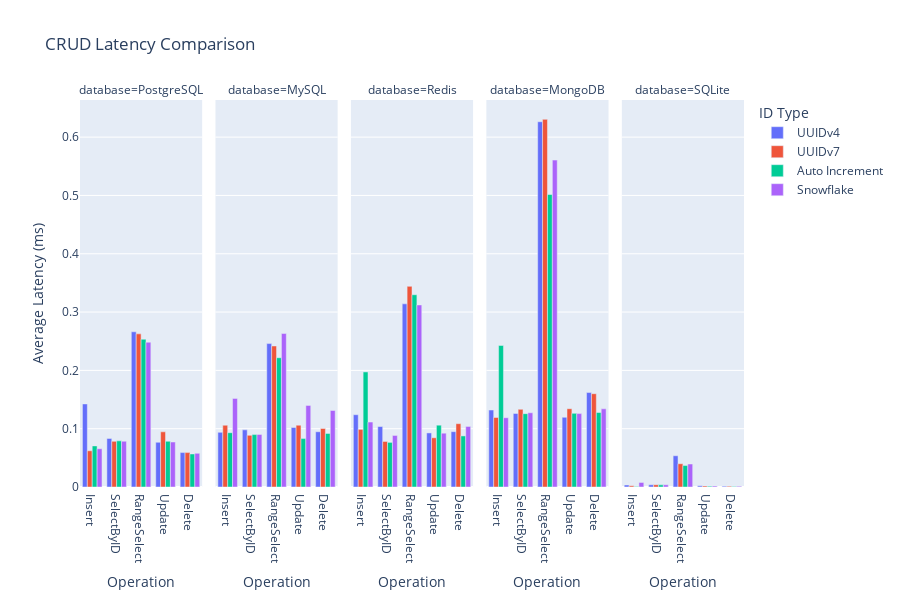

Source (notebook cell):
### Markdown cell above
## Visualization (Charts in English)
集計したデータを基に7種類の図表を生成する。

### Code cell
fig_crud_latency = px.bar(
    operation_df,
    x="operation",
    y="latency_mean_ms",
    color="id_type",
    barmode="group",
    facet_col="database",
    category_orders={"operation": OPERATION_TYPES},
    title="CRUD Latency Comparison",
    labels={"operation": "Operation", "latency_mean_ms": "Average Latency (ms)", "id_type": "ID Type"},
    height=600,
)
fig_crud_latency.show()

### Figure 1 — Plotly figure (JSON) as saved in the notebook; plotly's stock layout.template omitted (floating-point values rounded to 4 significant figures)
{"data": [{"alignmentgroup": "True", "hovertemplate": "ID Type=UUIDv4<br>database=PostgreSQL<br>Operation=%{x}<br>Average Latency (ms)=%{y}<extra></extra>", "legendgroup": "UUIDv4", "marker": {"color": "#636efa", "pattern": {"shape": ""}}, "name": "UUIDv4", "offsetgroup": "UUIDv4", "orientation": "v", "showlegend": true, "textposition": "auto", "type": "bar", "x": ["Insert", "SelectByID", "RangeSelect", "Update", "Delete"], "xaxis": "x", "y": [0.1425, 0.0833, 0.2662, 0.0767, 0.05905], "yaxis": "y"}, {"alignmentgroup": "True", "hovertemplate": "ID Type=UUIDv4<br>database=MySQL<br>Operation=%{x}<br>Average Latency (ms)=%{y}<extra></extra>", "legendgroup": "UUIDv4", "marker": {"color": "#636efa", "pattern": {"shape": ""}}, "name": "UUIDv4", "offsetgroup": "UUIDv4", "orientation": "v", "showlegend": false, "textposition": "auto", "type": "bar", "x": ["Insert", "SelectByID", "RangeSelect", "Update", "Delete"], "xaxis": "x2", "y": [0.0937, 0.09799, 0.2459, 0.102, 0.09474], "yaxis": "y2"}, {"alignmentgroup": "True", "hovertemplate": "ID Type=UUIDv4<br>database=Redis<br>Operation=%{x}<br>Average Latency (ms)=%{y}<extra></extra>", "legendgroup": "UUIDv4", "marker": {"color": "#636efa", "pattern": {"shape": ""}}, "name": "UUIDv4", "offsetgroup": "UUIDv4", "orientation": "v", "showlegend": false, "textposition": "auto", "type": "bar", "x": ["Insert", "SelectByID", "RangeSelect", "Update", "Delete"], "xaxis": "x3", "y": [0.124, 0.1037, 0.3141, 0.09274, 0.09489], "yaxis": "y3"}, {"alignmentgroup": "True", "hovertemplate": "ID Type=UUIDv4<br>database=MongoDB<br>Operation=%{x}<br>Average Latency (ms)=%{y}<extra></extra>", "legendgroup": "UUIDv4", "marker": {"color": "#636efa", "pattern": {"shape": ""}}, "name": "UUIDv4", "offsetgroup": "UUIDv4", "orientation": "v", "showlegend": false, "textposition": "auto", "type": "bar", "x": ["Insert", "SelectByID", "RangeSelect", "Update", "Delete"], "xaxis": "x4", "y": [0.132, 0.1261, 0.6264, 0.1195, 0.162], "yaxis": "y4"}, {"alignmentgroup": "True", "hovertemplate": "ID Type=UUIDv4<br>database=SQLite<br>Operation=%{x}<br>Average Latency (ms)=%{y}<extra></extra>", "legendgroup": "UUIDv4", "marker": {"color": "#636efa", "pattern": {"shape": ""}}, "name": "UUIDv4", "offsetgroup": "UUIDv4", "orientation": "v", "showlegend": false, "textposition": "auto", "type": "bar", "x": ["Insert", "SelectByID", "RangeSelect", "Update", "Delete"], "xaxis": "x5", "y": [0.003474, 0.003821, 0.05357, 0.001986, 0.001415], "yaxis": "y5"}, {"alignmentgroup": "True", "hovertemplate": "ID Type=UUIDv7<br>database=PostgreSQL<br>Operation=%{x}<br>Average Latency (ms)=%{y}<extra></extra>", "legendgroup": "UUIDv7", "marker": {"color": "#EF553B", "pattern": {"shape": ""}}, "name": "UUIDv7", "offsetgroup": "UUIDv7", "orientation": "v", "showlegend": true, "textposition": "auto", "type": "bar", "x": ["Insert", "SelectByID", "RangeSelect", "Update", "Delete"], "xaxis": "x", "y": [0.06212, 0.07828, 0.2626, 0.09463, 0.05895], "yaxis": "y"}, {"alignmentgroup": "True", "hovertemplate": "ID Type=UUIDv7<br>database=MySQL<br>Operation=%{x}<br>Average Latency (ms)=%{y}<extra></extra>", "legendgroup": "UUIDv7", "marker": {"color": "#EF553B", "pattern": {"shape": ""}}, "name": "UUIDv7", "offsetgroup": "UUIDv7", "orientation": "v", "showlegend": false, "textposition": "auto", "type": "bar", "x": ["Insert", "SelectByID", "RangeSelect", "Update", "Delete"], "xaxis": "x2", "y": [0.1059, 0.08861, 0.2419, 0.106, 0.1003], "yaxis": "y2"}, {"alignmentgroup": "True", "hovertemplate": "ID Type=UUIDv7<br>database=Redis<br>Operation=%{x}<br>Average Latency (ms)=%{y}<extra></extra>", "legendgroup": "UUIDv7", "marker": {"color": "#EF553B", "pattern": {"shape": ""}}, "name": "UUIDv7", "offsetgroup": "UUIDv7", "orientation": "v", "showlegend": false, "textposition": "auto", "type": "bar", "x": ["Insert", "SelectByID", "RangeSelect", "Update", "Delete"], "xaxis": "x3", "y": [0.09886, 0.07812, 0.3441, 0.08443, 0.1086], "yaxis": "y3"}, {"alignmentgroup": "True", "hovertemplate": "ID Type=UUIDv7<br>database=MongoDB<br>Operation=%{x}<br>Average Latency (ms)=%{y}<extra></extra>", "legendgroup": "UUIDv7", "marker": {"color": "#EF553B", "pattern": {"shape": ""}}, "name": "UUIDv7", "offsetgroup": "UUIDv7", "orientation": "v", "showlegend": false, "textposition": "auto", "type": "bar", "x": ["Insert", "SelectByID", "RangeSelect", "Update", "Delete"], "xaxis": "x4", "y": [0.1193, 0.1332, 0.6305, 0.1343, 0.16], "yaxis": "y4"}, {"alignmentgroup": "True", "hovertemplate": "ID Type=UUIDv7<br>database=SQLite<br>Operation=%{x}<br>Average Latency (ms)=%{y}<extra></extra>", "legendgroup": "UUIDv7", "marker": {"color": "#EF553B", "pattern": {"shape": ""}}, "name": "UUIDv7", "offsetgroup": "UUIDv7", "orientation": "v", "showlegend": false, "textposition": "auto", "type": "bar", "x": ["Insert", "SelectByID", "RangeSelect", "Update", "Delete"], "xaxis": "x5", "y": [0.002151, 0.003884, 0.03988, 0.001792, 0.001314], "yaxis": "y5"}, {"alignmentgroup": "True", "hovertemplate": "ID Type=Auto Increment<br>database=PostgreSQL<br>Operation=%{x}<br>Average Latency (ms)=%{y}<extra></extra>", "legendgroup": "Auto Increment", "marker": {"color": "#00cc96", "pattern": {"shape": ""}}, "name": "Auto Increment", "offsetgroup": "Auto Increment", "orientation": "v", "showlegend": true, "textposition": "auto", "type": "bar", "x": ["Insert", "SelectByID", "RangeSelect", "Update", "Delete"], "xaxis": "x", "y": [0.07048, 0.07915, 0.2534, 0.07843, 0.05663], "yaxis": "y"}, {"alignmentgroup": "True", "hovertemplate": "ID Type=Auto Increment<br>database=MySQL<br>Operation=%{x}<br>Average Latency (ms)=%{y}<extra></extra>", "legendgroup": "Auto Increment", "marker": {"color": "#00cc96", "pattern": {"shape": ""}}, "name": "Auto Increment", "offsetgroup": "Auto Increment", "orientation": "v", "showlegend": false, "textposition": "auto", "type": "bar", "x": ["Insert", "SelectByID", "RangeSelect", "Update", "Delete"], "xaxis": "x2", "y": [0.09314, 0.08989, 0.2217, 0.08303, 0.09194], "yaxis": "y2"}, {"alignmentgroup": "True", "hovertemplate": "ID Type=Auto Increment<br>database=Redis<br>Operation=%{x}<br>Average Latency (ms)=%{y}<extra></extra>", "legendgroup": "Auto Increment", "marker": {"color": "#00cc96", "pattern": {"shape": ""}}, "name": "Auto Increment", "offsetgroup": "Auto Increment", "orientation": "v", "showlegend": false, "textposition": "auto", "type": "bar", "x": ["Insert", "SelectByID", "RangeSelect", "Update", "Delete"], "xaxis": "x3", "y": [0.1973, 0.07652, 0.3297, 0.106, 0.08762], "yaxis": "y3"}, {"alignmentgroup": "True", "hovertemplate": "ID Type=Auto Increment<br>database=MongoDB<br>Operation=%{x}<br>Average Latency (ms)=%{y}<extra></extra>", "legendgroup": "Auto Increment", "marker": {"color": "#00cc96", "pattern": {"shape": ""}}, "name": "Auto Increment", "offsetgroup": "Auto Increment", "orientation": "v", "showlegend": false, "textposition": "auto", "type": "bar", "x": ["Insert", "SelectByID", "RangeSelect", "Update", "Delete"], "xaxis": "x4", "y": [0.2427, 0.1258, 0.5016, 0.1263, 0.1277], "yaxis": "y4"}, {"alignmentgroup": "True", "hovertemplate": "ID Type=Auto Increment<br>database=SQLite<br>Operation=%{x}<br>Average Latency (ms)=%{y}<extra></extra>", "legendgroup": "Auto Increment", "marker": {"color": "#00cc96", "pattern": {"shape": ""}}, "name": "Auto Increment", "offsetgroup": "Auto Increment", "orientation": "v", "showlegend": false, "textposition": "auto", "type": "bar", "x": ["Insert", "SelectByID", "RangeSelect", "Update", "Delete"], "xaxis": "x5", "y": [0.001024, 0.003666, 0.0368, 0.001477, 0.001043], "yaxis": "y5"}, {"alignmentgroup": "True", "hovertemplate": "ID Type=Snowflake<br>database=PostgreSQL<br>Operation=%{x}<br>Average Latency (ms)=%{y}<extra></extra>", "legendgroup": "Snowflake", "marker": {"color": "#ab63fa", "pattern": {"shape": ""}}, "name": "Snowflake", "offsetgroup": "Snowflake", "orientation": "v", "showlegend": true, "textposition": "auto", "type": "bar", "x": ["Insert", "SelectByID", "RangeSelect", "Update", "Delete"], "xaxis": "x", "y": [0.06561, 0.07852, 0.2483, 0.07718, 0.05771], "yaxis": "y"}, {"alignmentgroup": "True", "hovertemplate": "ID Type=Snowflake<br>database=MySQL<br>Operation=%{x}<br>Average Latency (ms)=%{y}<extra></extra>", "legendgroup": "Snowflake", "marker": {"color": "#ab63fa", "pattern": {"shape": ""}}, "name": "Snowflake", "offsetgroup": "Snowflake", "orientation": "v", "showlegend": false, "textposition": "auto", "type": "bar", "x": ["Insert", "SelectByID", "RangeSelect", "Update", "Delete"], "xaxis": "x2", "y": [0.152, 0.09019, 0.2632, 0.1399, 0.1312], "yaxis": "y2"}, {"alignmentgroup": "True", "hovertemplate": "ID Type=Snowflake<br>database=Redis<br>Operation=%{x}<br>Average Latency (ms)=%{y}<extra></extra>", "legendgroup": "Snowflake", "marker": {"color": "#ab63fa", "pattern": {"shape": ""}}, "name": "Snowflake", "offsetgroup": "Snowflake", "orientation": "v", "showlegend": false, "textposition": "auto", "type": "bar", "x": ["Insert", "SelectByID", "RangeSelect", "Update", "Delete"], "xaxis": "x3", "y": [0.1114, 0.08839, 0.3122, 0.09228, 0.1038], "yaxis": "y3"}, {"alignmentgroup": "True", "hovertemplate": "ID Type=Snowflake<br>database=MongoDB<br>Operation=%{x}<br>Average Latency (ms)=%{y}<extra></extra>", "legendgroup": "Snowflake", "marker": {"color": "#ab63fa", "pattern": {"shape": ""}}, "name": "Snowflake", "offsetgroup": "Snowflake", "orientation": "v", "showlegend": false, "textposition": "auto", "type": "bar", "x": ["Insert", "SelectByID", "RangeSelect", "Update", "Delete"], "xaxis": "x4", "y": [0.1188, 0.1273, 0.5606, 0.1259, 0.1341], "yaxis": "y4"}, {"alignmentgroup": "True", "hovertemplate": "ID Type=Snowflake<br>database=SQLite<br>Operation=%{x}<br>Average Latency (ms)=%{y}<extra></extra>", "legendgroup": "Snowflake", "marker": {"color": "#ab63fa", "pattern": {"shape": ""}}, "name": "Snowflake", "offsetgroup": "Snowflake", "orientation": "v", "showlegend": false, "textposition": "auto", "type": "bar", "x": ["Insert", "SelectByID", "RangeSelect", "Update", "Delete"], "xaxis": "x5", "y": [0.007879, 0.003821, 0.03944, 0.001641, 0.001233], "yaxis": "y5"}], "layout": {"annotations": [{"font": {}, "showarrow": false, "text": "database=PostgreSQL", "x": 0.092, "xanchor": "center", "xref": "paper", "y": 1, "yanchor": "bottom", "yref": "paper"}, {"font": {}, "showarrow": false, "text": "database=MySQL", "x": 0.296, "xanchor": "center", "xref": "paper", "y": 1, "yanchor": "bottom", "yref": "paper"}, {"font": {}, "showarrow": false, "text": "database=Redis", "x": 0.5, "xanchor": "center", "xref": "paper", "y": 1, "yanchor": "bottom", "yref": "paper"}, {"font": {}, "showarrow": false, "text": "database=MongoDB", "x": 0.704, "xanchor": "center", "xref": "paper", "y": 1, "yanchor": "bottom", "yref": "paper"}, {"font": {}, "showarrow": false, "text": "database=SQLite", "x": 0.908, "xanchor": "center", "xref": "paper", "y": 1, "yanchor": "bottom", "yref": "paper"}], "barmode": "group", "height": 600, "legend": {"title": {"text": "ID Type"}, "tracegroupgap": 0}, "title": {"text": "CRUD Latency Comparison"}, "xaxis": {"anchor": "y", "categoryarray": ["Insert", "SelectByID", "RangeSelect", "Update", "Delete"], "categoryorder": "array", "domain": [0, 0.184], "title": {"text": "Operation"}}, "xaxis2": {"anchor": "y2", "categoryarray": ["Insert", "SelectByID", "RangeSelect", "Update", "Delete"], "categoryorder": "array", "domain": [0.204, 0.388], "matches": "x", "title": {"text": "Operation"}}, "xaxis3": {"anchor": "y3", "categoryarray": ["Insert", "SelectByID", "RangeSelect", "Update", "Delete"], "categoryorder": "array", "domain": [0.408, 0.592], "matches": "x", "title": {"text": "Operation"}}, "xaxis4": {"anchor": "y4", "categoryarray": ["Insert", "SelectByID", "RangeSelect", "Update", "Delete"], "categoryorder": "array", "domain": [0.612, 0.796], "matches": "x", "title": {"text": "Operation"}}, "xaxis5": {"anchor": "y5", "categoryarray": ["Insert", "SelectByID", "RangeSelect", "Update", "Delete"], "categoryorder": "array", "domain": [0.816, 1], "matches": "x", "title": {"text": "Operation"}}, "yaxis": {"anchor": "x", "domain": [0, 1], "title": {"text": "Average Latency (ms)"}}, "yaxis2": {"anchor": "x2", "domain": [0, 1], "matches": "y", "showticklabels": false}, "yaxis3": {"anchor": "x3", "domain": [0, 1], "matches": "y", "showticklabels": false}, "yaxis4": {"anchor": "x4", "domain": [0, 1], "matches": "y", "showticklabels": false}, "yaxis5": {"anchor": "x5", "domain": [0, 1], "matches": "y", "showticklabels": false}}}
